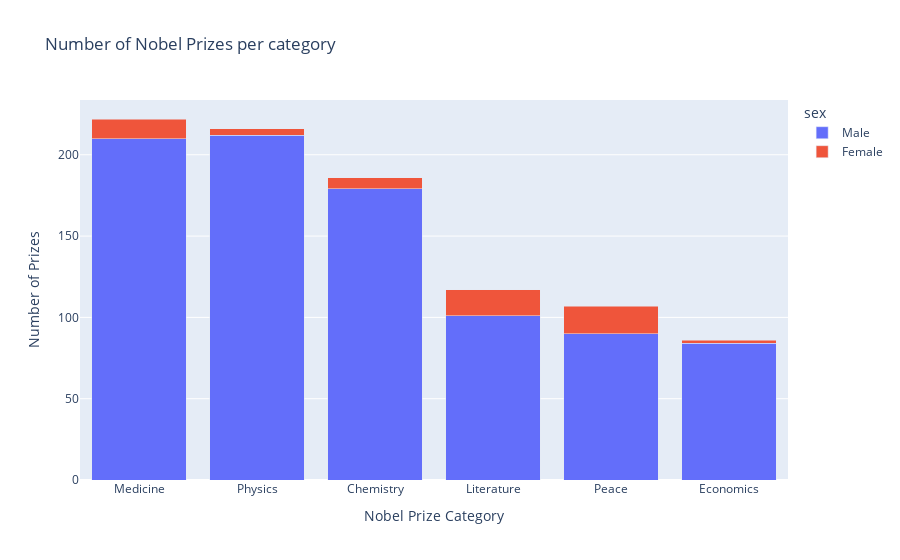

Notebook cell for this chart:
### Code cell
fig = px.bar(category_count_gender,
             x='category',
             y='prize',
             labels={'y': 'Number of awards',
                     'index': 'Category'},
             title='Number of Nobel Prizes per category',
             color=category_count_gender['sex'],
             color_continuous_scale='Aggrnyl')

fig.update_layout(xaxis_title='Nobel Prize Category', 
                    coloraxis_showscale=False,
                    yaxis_title='Number of Prizes',
                    barmode='stack',
                    xaxis={'categoryorder':'sum descending'})

fig.show()

### Figure 1 — Plotly figure (JSON) as saved in the notebook; plotly's stock layout.template omitted (floating-point values rounded to 4 significant figures)
{"data": [{"alignmentgroup": "True", "hovertemplate": "sex=Male<br>category=%{x}<br>prize=%{y}<extra></extra>", "legendgroup": "Male", "marker": {"color": "#636efa", "pattern": {"shape": ""}}, "name": "Male", "offsetgroup": "Male", "orientation": "v", "showlegend": true, "textposition": "auto", "type": "bar", "x": ["Chemistry", "Economics", "Literature", "Medicine", "Peace", "Physics"], "xaxis": "x", "y": [179, 84, 101, 210, 90, 212], "yaxis": "y"}, {"alignmentgroup": "True", "hovertemplate": "sex=Female<br>category=%{x}<br>prize=%{y}<extra></extra>", "legendgroup": "Female", "marker": {"color": "#EF553B", "pattern": {"shape": ""}}, "name": "Female", "offsetgroup": "Female", "orientation": "v", "showlegend": true, "textposition": "auto", "type": "bar", "x": ["Chemistry", "Economics", "Literature", "Medicine", "Peace", "Physics"], "xaxis": "x", "y": [7, 2, 16, 12, 17, 4], "yaxis": "y"}], "layout": {"barmode": "stack", "coloraxis": {"showscale": false}, "legend": {"title": {"text": "sex"}, "tracegroupgap": 0}, "title": {"text": "Number of Nobel Prizes per category"}, "xaxis": {"anchor": "y", "categoryorder": "sum descending", "domain": [0, 1], "title": {"text": "Nobel Prize Category"}}, "yaxis": {"anchor": "x", "domain": [0, 1], "title": {"text": "Number of Prizes"}}}}
